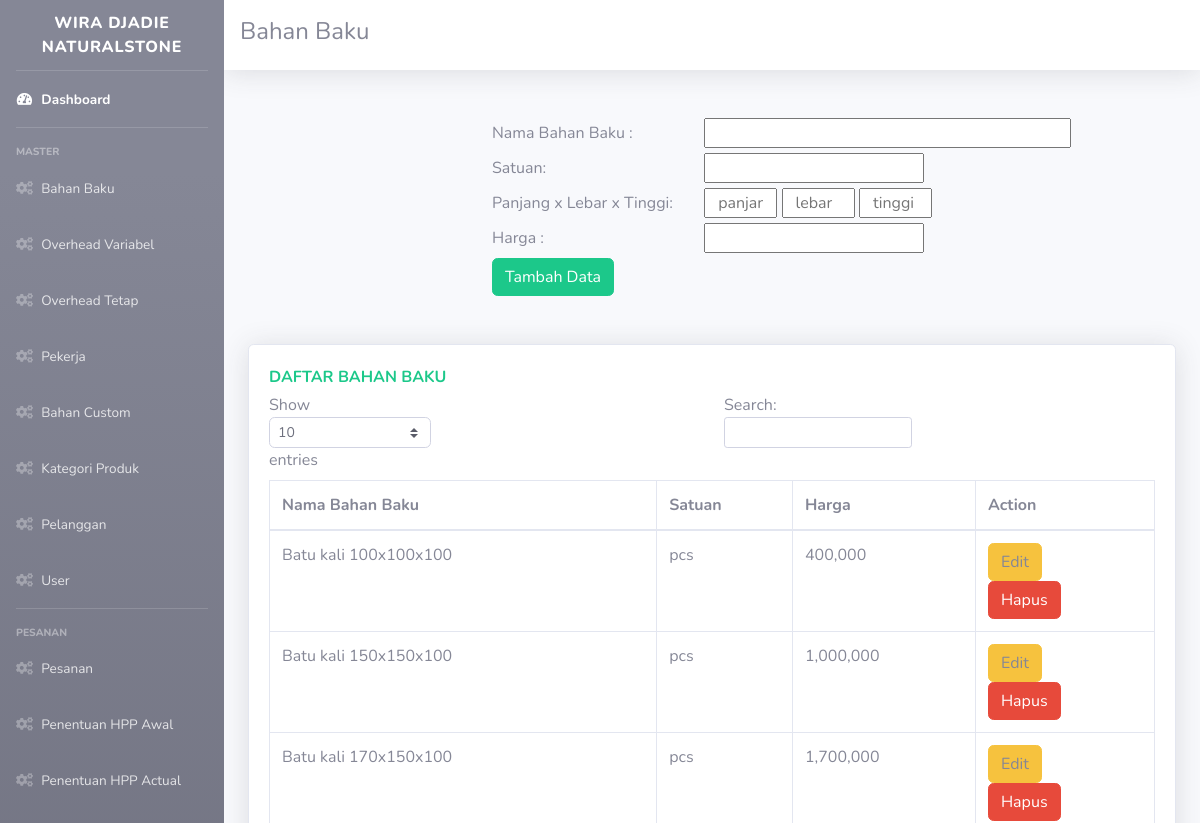
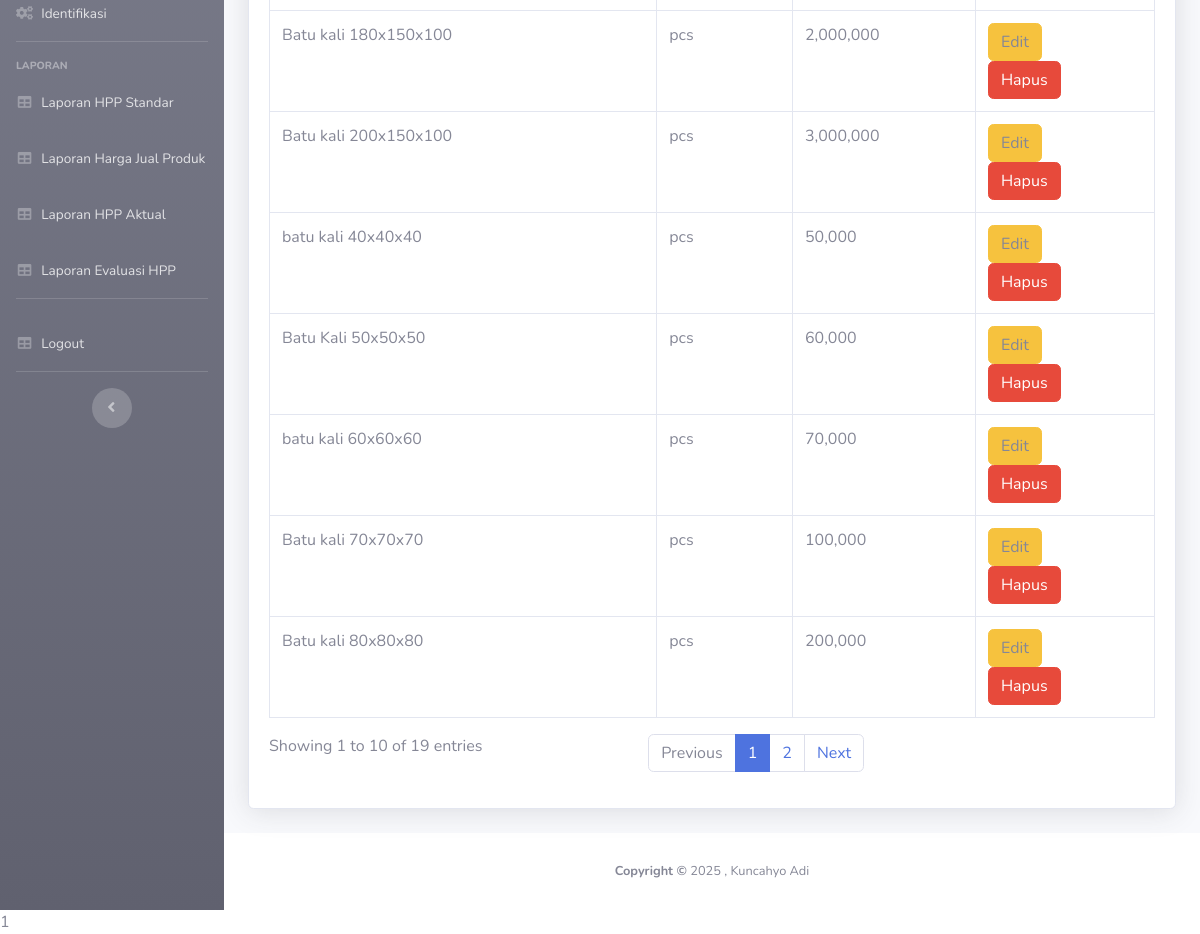
/produk.php, run on the app's committed database (2 pictures, top to bottom).
### tables this page shows
CREATE TABLE `biaya_bahan_baku_standar` (
  `id_bb_standar` int(5) NOT NULL,
  `nama_bb_standar` varchar(200) NOT NULL,
  `satuan_bb_standar` varchar(50) NOT NULL,
  `panjang_bb_standar` int(11) NOT NULL,
  `lebar_bb_standar` int(11) NOT NULL,
  `tinggi_bb_standar` int(11) NOT NULL,
  `harga_bb_standar` float NOT NULL
);

### produk.php (the view, shortened to what this page needs)
    <?php
        include '_partial/head.php';
        include '_partial/sidebar.php';
        include 'koneksi1.php';
    ?>
      <div id="content">
        <nav class="navbar navbar-expand navbar-light bg-white topbar mb-4 static-top shadow">
<h4> Bahan Baku</h4>
        </nav>
        <div class="container-fluid">
          <br>
           <div class="row col-12">
              <form class="col-12" role="form" action="insertproduk.php" method="post" enctype="multipart/form-data">
                    <label class="form-label col-3 offset-3">Nama Bahan Baku :</label>
                    <input type="text" id="nama" name="nama" class="form-select col-5">
                    <br>
                    <label class="form-label col-3 offset-3">Satuan:</label>
                    <input type="text" id="satuan" name="satuan" class="form-select col-3">
                    <br>
                    <label class="form-label col-3 offset-3">Panjang x Lebar x Tinggi:</label>
                    <input type="text" id="panjang" name="panjang" placeholder="panjang" class="form-select col-1">
                    <input type="text" id="lebar" name="lebar" placeholder="lebar" class="form-select col-1">
                    <input type="text" id="tinggi" name="tinggi" placeholder="tinggi" class="form-select col-1">
                    <br>
                    <label class="form-label col-3 offset-3">Harga :</label>
                    <input type="input" id="rupiah" name="harga" class="form-select col-3">
                    <br>
                  <div class="button col-5 offset-3">
                    <button class="btn btn-success" type="submit">Tambah Data</button>
                    <br>
                  </div>
              </form>
          </div>
          <br><br>
            <div class="row">
            <div class="col-xl-12">
                <div class="card shadow mb-4">
                <div class="card-body tab-content" id="myTabContent">
                <div class="text-x font-weight-bold text-success text-uppercase mb-1">Daftar Bahan Baku</div>
                <div class="table-responsive tab-pane fade show active" id="bb">
                <table class="table table-bordered" id="dataTable" width="100%" cellspacing="0">
                    <thead>
                        <tr>
                            <th>Nama Bahan Baku</th>
                            <th>Satuan</th>
                            <th>Harga</th>
                            <th>Action</th>
                    </thead>
                    <tbody>
                       <?php
                          $sql = 'SELECT * FROM biaya_bahan_baku_standar';
                          $query = mysqli_query($koneksi, $sql);
                             while ($row = mysqli_fetch_array($query))
                                {
                                 ?>
                                  <tr>
                                      <td><?php echo $row['nama_bb_standar'];?></td>
                                      <td><?php echo $row['satuan_bb_standar'];?></td>
                                      <td><?php echo number_format($row['harga_bb_standar']);?></td>
                                      <td>
                                          <a class="btn btn-warning" data-toggle="modal" data-target="#exampleModal<?php echo $row['id_bb_standar'];?>">Edit</a>
                                          <br>
                                          <a class="btn btn-danger" href="deleteproduk.php?id=<?php echo $row['id_bb_standar'];?>">Hapus
                                      </td>
                                  </tr>
                          <?php } ?>
                    </tbody>
                </table>
              </div>
            </div>
            </div>
            </div>
            </div>
        </div>
      </div>
<?php include '_partial/footer.php'?>

### data on the page
biaya_bahan_baku_standar: nama_bb_standar "batu kali 40x40x40", satuan_bb_standar "pcs", harga_bb_standar "50,000"
biaya_bahan_baku_standar: nama_bb_standar "Batu Kali 50x50x50", satuan_bb_standar "pcs", harga_bb_standar "60,000"
biaya_bahan_baku_standar: nama_bb_standar "batu kali 60x60x60", satuan_bb_standar "pcs", harga_bb_standar "70,000"
biaya_bahan_baku_standar: nama_bb_standar "Batu kali 70x70x70", satuan_bb_standar "pcs", harga_bb_standar "100,000"
biaya_bahan_baku_standar: nama_bb_standar "Batu kali 80x80x80", satuan_bb_standar "pcs", harga_bb_standar "200,000"
biaya_bahan_baku_standar: nama_bb_standar "Batu kali 100x100x100", satuan_bb_standar "pcs", harga_bb_standar "400,000"
biaya_bahan_baku_standar: nama_bb_standar "Batu kali 150x150x100", satuan_bb_standar "pcs", harga_bb_standar "1,000,000"
biaya_bahan_baku_standar: nama_bb_standar "Batu kali 170x150x100", satuan_bb_standar "pcs", harga_bb_standar "1,700,000"
biaya_bahan_baku_standar: nama_bb_standar "Batu kali 180x150x100", satuan_bb_standar "pcs", harga_bb_standar "2,000,000"
biaya_bahan_baku_standar: nama_bb_standar "Batu kali 200x150x100", satuan_bb_standar "pcs", harga_bb_standar "3,000,000"
